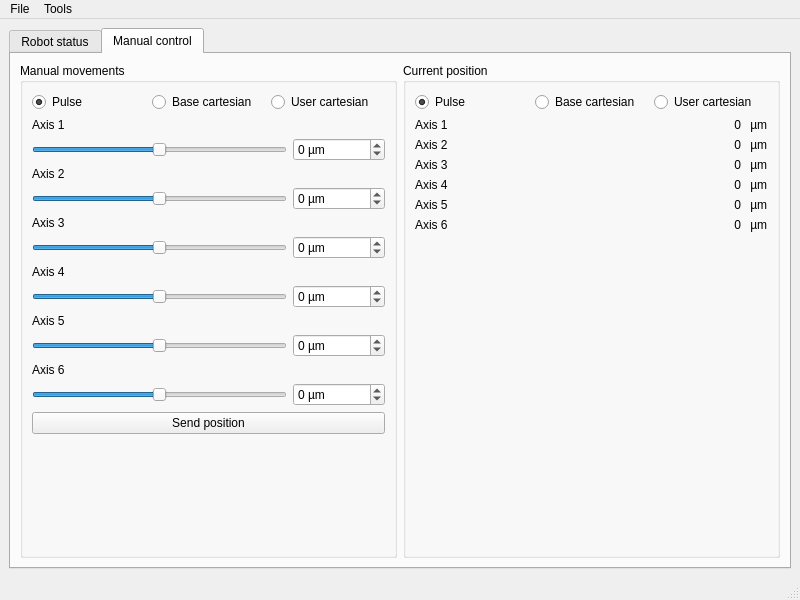
<?xml version="1.0" encoding="UTF-8"?>
<ui version="4.0">
 <class>MainWindow</class>
 <widget class="QMainWindow" name="MainWindow">
  <property name="geometry">
   <rect>
    <x>0</x>
    <y>0</y>
    <width>800</width>
    <height>600</height>
   </rect>
  </property>
  <property name="windowTitle">
   <string>MainWindow</string>
  </property>
  <widget class="QWidget" name="centralwidget">
   <layout class="QGridLayout" name="gridLayout">
    <item row="0" column="0">
     <widget class="QTabWidget" name="tabWidget">
      <property name="currentIndex">
       <number>1</number>
      </property>
      <property name="tabBarAutoHide">
       <bool>false</bool>
      </property>
      <widget class="QWidget" name="tabRobotStatus">
       <attribute name="title">
        <string>Robot status</string>
       </attribute>
       <layout class="QGridLayout" name="gridLayout_2" columnstretch="1,1">
        <item row="0" column="1">
         <spacer name="horizontalSpacer">
          <property name="orientation">
           <enum>Qt::Horizontal</enum>
          </property>
          <property name="sizeHint" stdset="0">
           <size>
            <width>40</width>
            <height>20</height>
           </size>
          </property>
         </spacer>
        </item>
        <item row="0" column="0">
         <widget class="QGroupBox" name="groupBox">
          <property name="minimumSize">
           <size>
            <width>200</width>
            <height>0</height>
           </size>
          </property>
          <property name="title">
           <string>Robot status</string>
          </property>
          <layout class="QGridLayout" name="layoutStatusRobot" columnstretch="0,1">
           <item row="9" column="0">
            <widget class="QLabel" name="lKHoldExt">
             <property name="text">
              <string>In hold by external</string>
             </property>
             <property name="alignment">
              <set>Qt::AlignRight|Qt::AlignTrailing|Qt::AlignVCenter</set>
             </property>
            </widget>
           </item>
           <item row="4" column="0">
            <widget class="QLabel" name="lKCycle1">
             <property name="text">
              <string>1 cycle</string>
             </property>
             <property name="alignment">
              <set>Qt::AlignRight|Qt::AlignTrailing|Qt::AlignVCenter</set>
             </property>
            </widget>
           </item>
           <item row="3" column="0">
            <widget class="QLabel" name="lKCommandRemote">
             <property name="text">
              <string>Command remote</string>
             </property>
             <property name="alignment">
              <set>Qt::AlignRight|Qt::AlignTrailing|Qt::AlignVCenter</set>
             </property>
            </widget>
           </item>
           <item row="5" column="0">
            <widget class="QLabel" name="lKError">
             <property name="text">
              <string>Error</string>
             </property>
             <property name="alignment">
              <set>Qt::AlignRight|Qt::AlignTrailing|Qt::AlignVCenter</set>
             </property>
            </widget>
           </item>
           <item row="2" column="0">
            <widget class="QLabel" name="lKAC">
             <property name="text">
              <string>Automatic and continuous</string>
             </property>
             <property name="alignment">
              <set>Qt::AlignRight|Qt::AlignTrailing|Qt::AlignVCenter</set>
             </property>
            </widget>
           </item>
           <item row="6" column="0">
            <widget class="QLabel" name="lKIGSO">
             <property name="text">
              <string>In guard safe operation</string>
             </property>
             <property name="alignment">
              <set>Qt::AlignRight|Qt::AlignTrailing|Qt::AlignVCenter</set>
             </property>
            </widget>
           </item>
           <item row="8" column="0">
            <widget class="QLabel" name="lKHoldCmd">
             <property name="text">
              <string>In hold by command</string>
             </property>
             <property name="alignment">
              <set>Qt::AlignRight|Qt::AlignTrailing|Qt::AlignVCenter</set>
             </property>
            </widget>
           </item>
           <item row="1" column="0">
            <widget class="QLabel" name="lKAlarming">
             <property name="text">
              <string>Alarming</string>
             </property>
             <property name="alignment">
              <set>Qt::AlignRight|Qt::AlignTrailing|Qt::AlignVCenter</set>
             </property>
            </widget>
           </item>
           <item row="7" column="0">
            <widget class="QLabel" name="lKHoldPP">
             <property name="text">
              <string>In hold by PP</string>
             </property>
             <property name="alignment">
              <set>Qt::AlignRight|Qt::AlignTrailing|Qt::AlignVCenter</set>
             </property>
            </widget>
           </item>
           <item row="11" column="0">
            <widget class="QLabel" name="lKRunning">
             <property name="text">
              <string>Running</string>
             </property>
             <property name="alignment">
              <set>Qt::AlignRight|Qt::AlignTrailing|Qt::AlignVCenter</set>
             </property>
            </widget>
           </item>
           <item row="0" column="0">
            <widget class="QLabel" name="lKServo">
             <property name="text">
              <string>Servo</string>
             </property>
             <property name="alignment">
              <set>Qt::AlignRight|Qt::AlignTrailing|Qt::AlignVCenter</set>
             </property>
            </widget>
           </item>
           <item row="10" column="0">
            <widget class="QLabel" name="lKPlay">
             <property name="text">
              <string>Play</string>
             </property>
             <property name="alignment">
              <set>Qt::AlignRight|Qt::AlignTrailing|Qt::AlignVCenter</set>
             </property>
            </widget>
           </item>
           <item row="12" column="0">
            <widget class="QLabel" name="lKStep">
             <property name="text">
              <string>Step</string>
             </property>
             <property name="alignment">
              <set>Qt::AlignRight|Qt::AlignTrailing|Qt::AlignVCenter</set>
             </property>
            </widget>
           </item>
           <item row="13" column="0">
            <widget class="QLabel" name="lKTeach">
             <property name="text">
              <string>Teach</string>
             </property>
             <property name="alignment">
              <set>Qt::AlignRight|Qt::AlignTrailing|Qt::AlignVCenter</set>
             </property>
            </widget>
           </item>
           <item row="0" column="1">
            <widget class="QLabel" name="lVServo">
             <property name="text">
              <string/>
             </property>
            </widget>
           </item>
           <item row="1" column="1">
            <widget class="QLabel" name="lVAlarming">
             <property name="text">
              <string/>
             </property>
            </widget>
           </item>
           <item row="2" column="1">
            <widget class="QLabel" name="lVAC">
             <property name="text">
              <string/>
             </property>
            </widget>
           </item>
           <item row="3" column="1">
            <widget class="QLabel" name="lVCommandRemote">
             <property name="text">
              <string/>
             </property>
            </widget>
           </item>
           <item row="4" column="1">
            <widget class="QLabel" name="lVCycle1">
             <property name="text">
              <string/>
             </property>
            </widget>
           </item>
           <item row="5" column="1">
            <widget class="QLabel" name="lVError">
             <property name="text">
              <string/>
             </property>
            </widget>
           </item>
           <item row="6" column="1">
            <widget class="QLabel" name="lVIGSO">
             <property name="text">
              <string/>
             </property>
            </widget>
           </item>
           <item row="7" column="1">
            <widget class="QLabel" name="lVHoldPP">
             <property name="text">
              <string/>
             </property>
            </widget>
           </item>
           <item row="8" column="1">
            <widget class="QLabel" name="lVHoldCmd">
             <property name="text">
              <string/>
             </property>
            </widget>
           </item>
           <item row="9" column="1">
            <widget class="QLabel" name="lVHoldExt">
             <property name="text">
              <string/>
             </property>
            </widget>
           </item>
           <item row="10" column="1">
            <widget class="QLabel" name="lVPlay">
             <property name="text">
              <string/>
             </property>
            </widget>
           </item>
           <item row="11" column="1">
            <widget class="QLabel" name="lVRunning">
             <property name="text">
              <string/>
             </property>
            </widget>
           </item>
           <item row="12" column="1">
            <widget class="QLabel" name="lVStep">
             <property name="text">
              <string/>
             </property>
            </widget>
           </item>
           <item row="13" column="1">
            <widget class="QLabel" name="lVTeach">
             <property name="text">
              <string/>
             </property>
            </widget>
           </item>
          </layout>
         </widget>
        </item>
        <item row="1" column="0">
         <spacer name="verticalSpacer_2">
          <property name="orientation">
           <enum>Qt::Vertical</enum>
          </property>
          <property name="sizeHint" stdset="0">
           <size>
            <width>20</width>
            <height>40</height>
           </size>
          </property>
         </spacer>
        </item>
       </layout>
      </widget>
      <widget class="QWidget" name="tabManualControl">
       <attribute name="title">
        <string>Manual control</string>
       </attribute>
       <layout class="QGridLayout" name="gridLayout_3" columnstretch="1,1">
        <item row="0" column="0">
         <widget class="QGroupBox" name="grpManualMvt">
          <property name="title">
           <string>Manual movements</string>
          </property>
          <layout class="QGridLayout" name="gridLayout_5">
           <item row="2" column="0">
            <layout class="QHBoxLayout" name="layoutMvtAxis1">
             <item>
              <widget class="QSlider" name="sliderAxis1">
               <property name="minimum">
                <number>-1000000</number>
               </property>
               <property name="maximum">
                <number>1000000</number>
               </property>
               <property name="orientation">
                <enum>Qt::Horizontal</enum>
               </property>
              </widget>
             </item>
             <item>
              <widget class="QSpinBox" name="spinAxis1">
               <property name="suffix">
                <string> µm</string>
               </property>
               <property name="minimum">
                <number>-1000000</number>
               </property>
               <property name="maximum">
                <number>1000000</number>
               </property>
              </widget>
             </item>
            </layout>
           </item>
           <item row="6" column="0">
            <layout class="QHBoxLayout" name="layoutMvtAxis3">
             <item>
              <widget class="QSlider" name="sliderAxis3">
               <property name="minimum">
                <number>-1000000</number>
               </property>
               <property name="maximum">
                <number>1000000</number>
               </property>
               <property name="orientation">
                <enum>Qt::Horizontal</enum>
               </property>
              </widget>
             </item>
             <item>
              <widget class="QSpinBox" name="spinAxis3">
               <property name="suffix">
                <string> µm</string>
               </property>
               <property name="minimum">
                <number>-1000000</number>
               </property>
               <property name="maximum">
                <number>1000000</number>
               </property>
              </widget>
             </item>
            </layout>
           </item>
           <item row="12" column="0">
            <layout class="QHBoxLayout" name="layoutMvtAxis6">
             <item>
              <widget class="QSlider" name="sliderAxis6">
               <property name="minimum">
                <number>-1000000</number>
               </property>
               <property name="maximum">
                <number>1000000</number>
               </property>
               <property name="orientation">
                <enum>Qt::Horizontal</enum>
               </property>
              </widget>
             </item>
             <item>
              <widget class="QSpinBox" name="spinAxis6">
               <property name="suffix">
                <string> µm</string>
               </property>
               <property name="minimum">
                <number>-1000000</number>
               </property>
               <property name="maximum">
                <number>1000000</number>
               </property>
              </widget>
             </item>
            </layout>
           </item>
           <item row="13" column="0">
            <widget class="QPushButton" name="bSendPosition">
             <property name="text">
              <string>Send position</string>
             </property>
            </widget>
           </item>
           <item row="1" column="0">
            <widget class="QLabel" name="lKMvtAxis1">
             <property name="text">
              <string>Axis 1</string>
             </property>
            </widget>
           </item>
           <item row="0" column="0">
            <layout class="QHBoxLayout" name="layoutManMvt">
             <item>
              <widget class="QRadioButton" name="radioManMovPulse">
               <property name="text">
                <string>Pulse</string>
               </property>
               <property name="checked">
                <bool>true</bool>
               </property>
              </widget>
             </item>
             <item>
              <widget class="QRadioButton" name="radioManMovBaseCart">
               <property name="text">
                <string>Base cartesian</string>
               </property>
              </widget>
             </item>
             <item>
              <widget class="QRadioButton" name="radioManMovUserCart">
               <property name="text">
                <string>User cartesian</string>
               </property>
              </widget>
             </item>
            </layout>
           </item>
           <item row="9" column="0">
            <widget class="QLabel" name="lKMvtAxis5">
             <property name="text">
              <string>Axis 5</string>
             </property>
            </widget>
           </item>
           <item row="7" column="0">
            <widget class="QLabel" name="lKMvtAxis4">
             <property name="text">
              <string>Axis 4</string>
             </property>
            </widget>
           </item>
           <item row="5" column="0">
            <widget class="QLabel" name="lKMvtAxis3">
             <property name="text">
              <string>Axis 3</string>
             </property>
            </widget>
           </item>
           <item row="3" column="0">
            <widget class="QLabel" name="lKMvtAxis2">
             <property name="text">
              <string>Axis 2</string>
             </property>
            </widget>
           </item>
           <item row="11" column="0">
            <widget class="QLabel" name="lKMvtAxis6">
             <property name="text">
              <string>Axis 6</string>
             </property>
            </widget>
           </item>
           <item row="4" column="0">
            <layout class="QHBoxLayout" name="layoutMvtAxis2">
             <item>
              <widget class="QSlider" name="sliderAxis2">
               <property name="minimum">
                <number>-1000000</number>
               </property>
               <property name="maximum">
                <number>1000000</number>
               </property>
               <property name="orientation">
                <enum>Qt::Horizontal</enum>
               </property>
              </widget>
             </item>
             <item>
              <widget class="QSpinBox" name="spinAxis2">
               <property name="suffix">
                <string> µm</string>
               </property>
               <property name="minimum">
                <number>-1000000</number>
               </property>
               <property name="maximum">
                <number>1000000</number>
               </property>
              </widget>
             </item>
            </layout>
           </item>
           <item row="8" column="0">
            <layout class="QHBoxLayout" name="layoutMvtAxis4">
             <item>
              <widget class="QSlider" name="sliderAxis4">
               <property name="minimum">
                <number>-1000000</number>
               </property>
               <property name="maximum">
                <number>1000000</number>
               </property>
               <property name="orientation">
                <enum>Qt::Horizontal</enum>
               </property>
              </widget>
             </item>
             <item>
              <widget class="QSpinBox" name="spinAxis4">
               <property name="suffix">
                <string> µm</string>
               </property>
               <property name="minimum">
                <number>-1000000</number>
               </property>
               <property name="maximum">
                <number>1000000</number>
               </property>
              </widget>
             </item>
            </layout>
           </item>
           <item row="10" column="0">
            <layout class="QHBoxLayout" name="layoutMvtAxis5">
             <item>
              <widget class="QSlider" name="sliderAxis5">
               <property name="minimum">
                <number>-1000000</number>
               </property>
               <property name="maximum">
                <number>1000000</number>
               </property>
               <property name="orientation">
                <enum>Qt::Horizontal</enum>
               </property>
              </widget>
             </item>
             <item>
              <widget class="QSpinBox" name="spinAxis5">
               <property name="suffix">
                <string> µm</string>
               </property>
               <property name="minimum">
                <number>-1000000</number>
               </property>
               <property name="maximum">
                <number>1000000</number>
               </property>
              </widget>
             </item>
            </layout>
           </item>
           <item row="14" column="0">
            <spacer name="verticalSpacer_3">
             <property name="orientation">
              <enum>Qt::Vertical</enum>
             </property>
             <property name="sizeHint" stdset="0">
              <size>
               <width>20</width>
               <height>40</height>
              </size>
             </property>
            </spacer>
           </item>
          </layout>
         </widget>
        </item>
        <item row="0" column="1">
         <widget class="QGroupBox" name="grpCurrentPosition">
          <property name="title">
           <string>Current position</string>
          </property>
          <layout class="QGridLayout" name="gridLayout_4" columnstretch="0,1,0">
           <item row="2" column="0">
            <widget class="QLabel" name="lKAxis2">
             <property name="text">
              <string>Axis 2</string>
             </property>
            </widget>
           </item>
           <item row="3" column="0">
            <widget class="QLabel" name="lKAxis3">
             <property name="text">
              <string>Axis 3</string>
             </property>
            </widget>
           </item>
           <item row="4" column="0">
            <widget class="QLabel" name="lKAxis4">
             <property name="text">
              <string>Axis 4</string>
             </property>
            </widget>
           </item>
           <item row="1" column="0">
            <widget class="QLabel" name="lKAxis1">
             <property name="text">
              <string>Axis 1</string>
             </property>
            </widget>
           </item>
           <item row="1" column="1">
            <widget class="QLabel" name="lVAxis1">
             <property name="text">
              <string notr="true">0</string>
             </property>
             <property name="alignment">
              <set>Qt::AlignRight|Qt::AlignTrailing|Qt::AlignVCenter</set>
             </property>
            </widget>
           </item>
           <item row="5" column="0">
            <widget class="QLabel" name="lKAxis5">
             <property name="text">
              <string>Axis 5</string>
             </property>
            </widget>
           </item>
           <item row="6" column="0">
            <widget class="QLabel" name="lKAxis6">
             <property name="text">
              <string>Axis 6</string>
             </property>
            </widget>
           </item>
           <item row="3" column="1">
            <widget class="QLabel" name="lVAxis3">
             <property name="text">
              <string notr="true">0</string>
             </property>
             <property name="alignment">
              <set>Qt::AlignRight|Qt::AlignTrailing|Qt::AlignVCenter</set>
             </property>
            </widget>
           </item>
           <item row="5" column="1">
            <widget class="QLabel" name="lVAxis5">
             <property name="text">
              <string notr="true">0</string>
             </property>
             <property name="alignment">
              <set>Qt::AlignRight|Qt::AlignTrailing|Qt::AlignVCenter</set>
             </property>
            </widget>
           </item>
           <item row="2" column="1">
            <widget class="QLabel" name="lVAxis2">
             <property name="text">
              <string notr="true">0</string>
             </property>
             <property name="alignment">
              <set>Qt::AlignRight|Qt::AlignTrailing|Qt::AlignVCenter</set>
             </property>
            </widget>
           </item>
           <item row="4" column="1">
            <widget class="QLabel" name="lVAxis4">
             <property name="text">
              <string notr="true">0</string>
             </property>
             <property name="alignment">
              <set>Qt::AlignRight|Qt::AlignTrailing|Qt::AlignVCenter</set>
             </property>
            </widget>
           </item>
           <item row="6" column="1">
            <widget class="QLabel" name="lVAxis6">
             <property name="text">
              <string notr="true">0</string>
             </property>
             <property name="alignment">
              <set>Qt::AlignRight|Qt::AlignTrailing|Qt::AlignVCenter</set>
             </property>
            </widget>
           </item>
           <item row="1" column="2">
            <widget class="QLabel" name="lKUnit1">
             <property name="text">
              <string notr="true"> µm</string>
             </property>
            </widget>
           </item>
           <item row="0" column="0" colspan="3">
            <layout class="QHBoxLayout" name="layoutCurPos">
             <item>
              <widget class="QRadioButton" name="radioCurPosPulse">
               <property name="text">
                <string>Pulse</string>
               </property>
               <property name="checked">
                <bool>true</bool>
               </property>
              </widget>
             </item>
             <item>
              <widget class="QRadioButton" name="radioCurPosBaseCart">
               <property name="text">
                <string>Base cartesian</string>
               </property>
              </widget>
             </item>
             <item>
              <widget class="QRadioButton" name="radioCurPosUserCart">
               <property name="text">
                <string>User cartesian</string>
               </property>
              </widget>
             </item>
            </layout>
           </item>
           <item row="2" column="2">
            <widget class="QLabel" name="lKUnit2">
             <property name="text">
              <string notr="true"> µm</string>
             </property>
            </widget>
           </item>
           <item row="3" column="2">
            <widget class="QLabel" name="lKUnit3">
             <property name="text">
              <string notr="true"> µm</string>
             </property>
            </widget>
           </item>
           <item row="4" column="2">
            <widget class="QLabel" name="lKUnit4">
             <property name="text">
              <string notr="true"> µm</string>
             </property>
            </widget>
           </item>
           <item row="5" column="2">
            <widget class="QLabel" name="lKUnit5">
             <property name="text">
              <string notr="true"> µm</string>
             </property>
            </widget>
           </item>
           <item row="6" column="2">
            <widget class="QLabel" name="lKUnit6">
             <property name="text">
              <string notr="true"> µm</string>
             </property>
            </widget>
           </item>
           <item row="7" column="0" colspan="3">
            <spacer name="verticalSpacer">
             <property name="orientation">
              <enum>Qt::Vertical</enum>
             </property>
             <property name="sizeHint" stdset="0">
              <size>
               <width>20</width>
               <height>40</height>
              </size>
             </property>
            </spacer>
           </item>
          </layout>
         </widget>
        </item>
       </layout>
      </widget>
     </widget>
    </item>
   </layout>
  </widget>
  <widget class="QMenuBar" name="menubar">
   <property name="geometry">
    <rect>
     <x>0</x>
     <y>0</y>
     <width>800</width>
     <height>21</height>
    </rect>
   </property>
   <widget class="QMenu" name="menuFile">
    <property name="title">
     <string>File</string>
    </property>
   </widget>
   <widget class="QMenu" name="menuTools">
    <property name="title">
     <string>Tools</string>
    </property>
    <widget class="QMenu" name="menuLanguage">
     <property name="title">
      <string>Language</string>
     </property>
    </widget>
    <addaction name="menuLanguage"/>
   </widget>
   <addaction name="menuFile"/>
   <addaction name="menuTools"/>
  </widget>
  <widget class="QStatusBar" name="statusbar"/>
  <action name="actionLanguage">
   <property name="text">
    <string>Language</string>
   </property>
  </action>
 </widget>
 <resources/>
 <connections/>
</ui>
